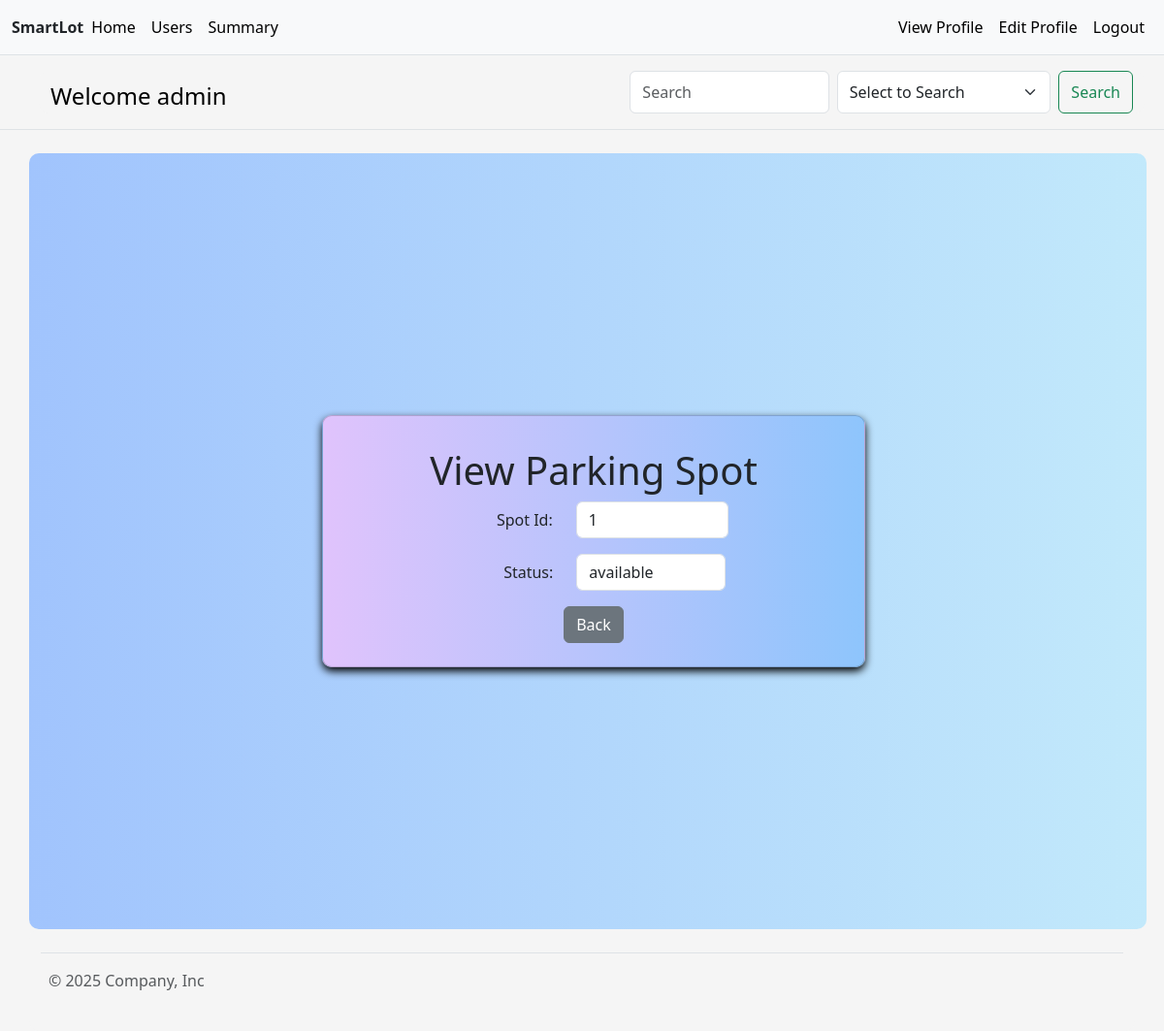
The page /admin_view_spots/1/1 (signed in) on the database its author committed.
### application/models.py (models this page shows, shortened)
class User(db.Model):
    __tablename__ = 'user'
    user_id = db.Column(db.Integer, primary_key=True, autoincrement=True)
    username = db.Column(db.String(), nullable=False, unique=True)
    email = db.Column(db.String(), nullable=False, unique=True)
    hpassword = db.Column(db.String(), nullable=False)
    address = db.Column(db.String(), nullable=False)
    pincode = db.Column(db.Integer, nullable=False)
    phone_number = db.Column(db.Integer, nullable=False, unique=True)
    type = db.Column(db.String(), nullable=False, default='user')
    reservations = db.relationship('Reservation', backref='user', lazy=True, foreign_keys='Reservation.user_id')
    @property
    def password(self):
        raise AttributeError('password is not a readable attribute')

class ParkingSpot(db.Model):
    __tablename__ = 'parking_spot'
    spot_id = db.Column(db.Integer, primary_key=True , autoincrement=True)
    lot_id = db.Column(db.Integer, db.ForeignKey('parking_lot.lot_id'), nullable=False)
    status = db.Column(Enum('available', 'occupied', name='spot_status'), nullable=False, default='available')
    start_time = db.Column(db.DateTime, nullable=True)
    is_spot_active = db.Column(db.Boolean, nullable=False, default=True)
    reservations = db.relationship('Reservation', backref='parking_spot', lazy=True, foreign_keys='Reservation.spot_id')

### application/controllers.py (the view, shortened to what this page needs)
    @app.route("/admin_view_spots/<int:lot_id>/<int:spot_id>", methods=['GET','POST'])
    @admin_login_required
    def admin_view_spots(lot_id, spot_id):
        selected_spot = ParkingSpot.query.filter_by(lot_id=lot_id, spot_id=spot_id,is_spot_active=True).all()
        if not selected_spot:
            flash('Parking spot not found.', 'danger')
            return redirect(url_for('admin'))
        status_record = ParkingSpot.query.filter_by(lot_id=lot_id, spot_id=spot_id, is_spot_active=True).first()
        status = status_record.status if status_record else None
        return render_template("admin_view_spots.html",
                            user=User.query.get(session.get('user_id')),
                            spot=selected_spot,
                            status=status)

### application/controllers.py (called while the page is built)
def admin_login_required(f):
    @wraps(f)
    def inner_function(*args, **kwargs):
        if 'user_id' not in session:
            flash('You need to login first', 'danger')
            return redirect(url_for('login'))
        user = User.query.get(session['user_id'])
        if not user.type=="admin":
            flash('You are not authorized to view this page.')
            return redirect(url_for('index'))
        return f(*args, **kwargs)
    return inner_function

### templates/admin_view_spots.html (shortened to what this page needs)
{% extends 'layout.html' %}
{% block content %}
<div class="container d-flex justify-content-center align-items-center" style="min-height: 100vh;width: 100%;width: 100vw;display: flex;justify-content: center;align-items: center;">
  <div class="card p-4" style="width: 100%; max-width: 560px;border-radius: 10px;">
    <h1 class="my-2">View Parking Spot</h1>
    <form class="custom" method="post">
      {% for i in spot%}
      <div class="row mb-3">
        <label for="spot_id" class="col-sm-5 col-form-label text-end text-end">Spot Id:</label>
        <div class="col-sm-6">
          <input id="spot_id" class="form-control" name="spot_id" type="text" value="{{i.spot_id}}" required aria-label="readonly input example" readonly>
        </div>
      </div>
      <div class="row mb-3">
        <label for="address" class="col-sm-5 col-form-label text-end">Status:</label>
        <div class="col-sm-6">
          <input id="status" class="form-control" name="status" required value="{{i.status}}" aria-label="readonly input example" readonly>
        </div>
      </div>
      {%endfor%}
      <div>
        <button type="submit" name="action" value="back" class="btn btn-secondary">Back</button>
      </div>
    </form>
  </div>
</div>
{% endblock %}

### templates/header.html (shortened to what this page needs)
<nav class="py-2 bg-body-tertiary border-bottom">
    <div class="container-fluid d-flex flex-wrap">
        <a class="navbar-brand mt-2" href="/"><strong class="mt-5">SmartLot</strong></a>
        <ul class="nav me-auto">
            {%if user%}
                {%if user.type=='admin'%}
                    <li class="nav-item">
                        <a href="/admin" class="nav-link link-body-emphasis px-2 active" aria-current="page">
                            Home
                        </a>
                    </li>
                    <li class="nav-item">
                        <a href="/admin_users" class="nav-link link-body-emphasis px-2">
                            Users
                        </a>
                    </li>
                    <li class="nav-item">
                        <a href="/admin_summary" class="nav-link link-body-emphasis px-2">
                            Summary
                        </a>
                    </li>
        </ul>
        <ul class="nav">
            <li class="nav-item">
                <a href="/admin_view_profile" class="nav-link link-body-emphasis px-2">
                    View Profile
                </a>
                <li class="nav-item">
                <a href="/admin_profile_update" class="nav-link link-body-emphasis px-2">
                    Edit Profile
                </a>
            </li>
            <li class="nav-item">
                <a href="/logout" class="nav-link link-body-emphasis px-2">
                    Logout
                </a>
            </li>
        </ul>
        {%endif%}
    {%endif%}
    </div>
</nav>
{%if user%}
<header class="py-3 mb-4 border-bottom">
    <div class="container d-flex flex-wrap justify-content-center" style="margin-left: 40px;background: #F5F5F5 !important;">
        {%if user.type == 'admin'%}
        <a href="/admin" class="d-flex align-items-center mb-3 mb-lg-0 me-lg-auto link-body-emphasis text-decoration-none">
                <span class="fs-4 mt-2">Welcome {{user.type}}</span>
        </a>
        <ion-icon size="large" style="margin-top:5px;padding-right:5px" name="search-circle-outline"></ion-icon>
        <form class="d-flex" action="/admin_search_results">
            <input class="form-control me-2" type="search" placeholder="Search" aria-label="Search" name="search"/>
            <select class="form-select me-2" aria-label="Default select example" name="key">
                <option selected>Select to Search</option>
            </select>
            <input class="btn btn-outline-success" type="submit" value="Search">
        </form>
    </div>
    {%endif%}
</header>
{%endif%}

### templates/layout.html (style rules this page uses)
html, body { height: 100%; margin: 0; padding: 0; display: flex; flex-direction: column; }
body { background-color: #F5F5F5; }

### templates/admin_view_spots.html (style rules this page uses)
.container { background: linear-gradient(to right, #a1c4fd, #c2e9fb); border-radius: 10px; }
.card { background: linear-gradient(to right, #e0c3fc, #8ec5fc); backdrop-filter: blur(2px); border-radius: 15px; padding: 20px; box-shadow: 0 4px 8px rgba(0, 0, 0.2); }
.custom input { width: 100%; }
.custom { display: flex; flex-direction: column; align-items: center; }
h1 { margin-top: 10px; text-align: center; }

### rows shown on the page
User: type "admin"
ParkingSpot: spot_id "1", status "available"
